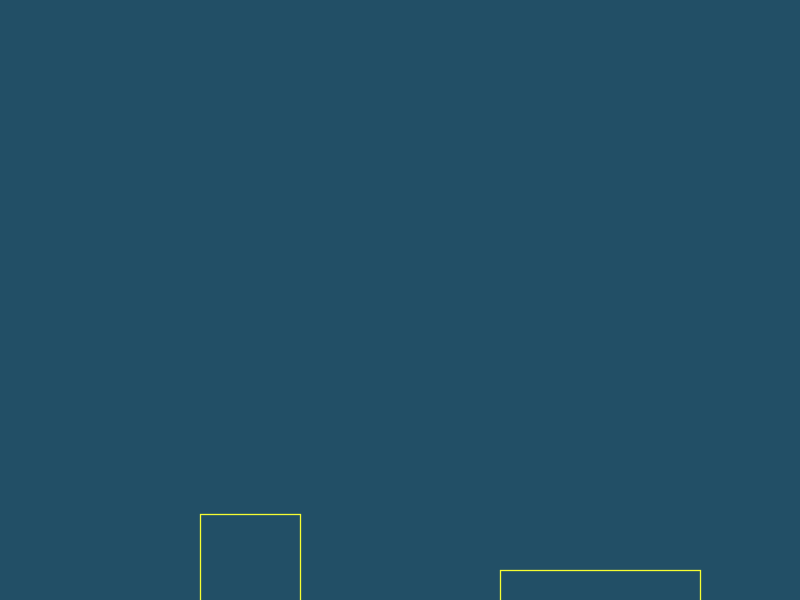
Frame 1 (no input)
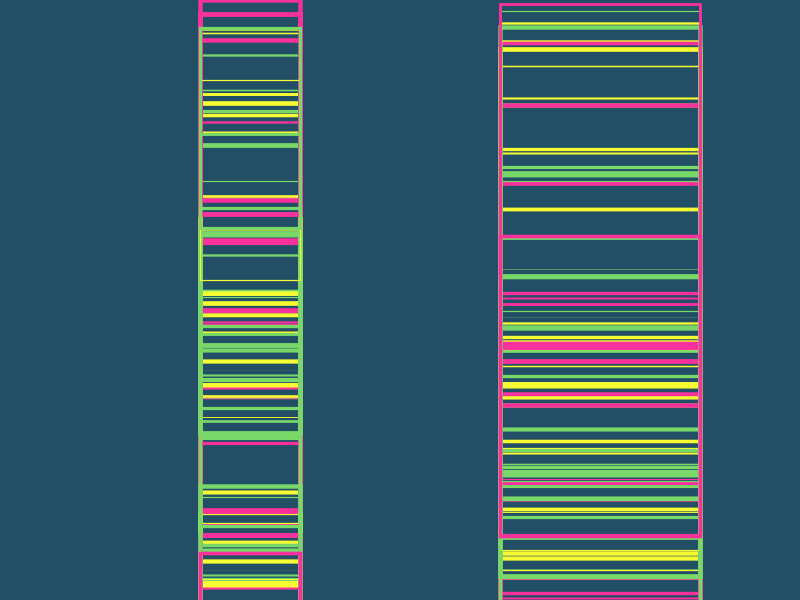
Frame 60 (the mouse pressed at the canvas centre just before this capture)
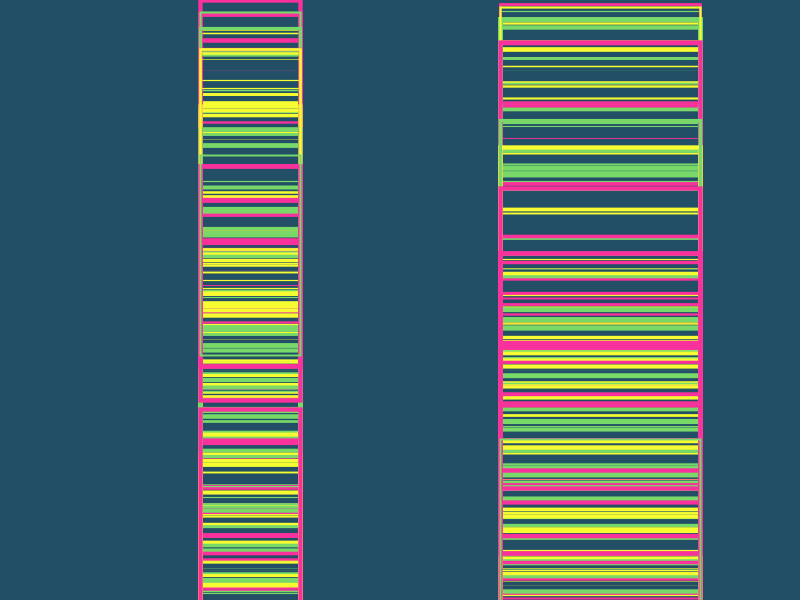
Frame 120 (the mouse held since frame 60 and released just before this capture)

The Processing sketch that drew these frames (run headless with seeded random() and noise(); from frame 60 on, the mouse is pressed at the canvas centre):

// Processing sketch: processing_160281
// ── processing_160281.pde

//Artist Statement
//In this project, I decided to create a work based on Mondrian's use of rectangular shapes.
//I imagined it moving, only this time, I decided that it must have the palette of the future - rendering in the tradition of Tokyo's neon lights.

//setup
int x = 500;
int y = 150;
int z = 200;
color [] palette = {#D45F75, #A98C83, #6E615D, #78D969, #F6FC31, #F9319C, #FCDE5C, #45A1D6, #224F66};



void setup() {
  //size and background color
  size(800, 600);
  background(palette[8]);

}

//shadowing Mondrian
void draw(){
  float j = random(3,6);
  strokeWeight(random(5));
  stroke(palette[int(j)]);
  noFill();
  rect(x, random(height), 200, 300);
  float g = random(2, 4);
  rect(z, random(height), 100, 200);
 
 
  
}
//end of the assignment
